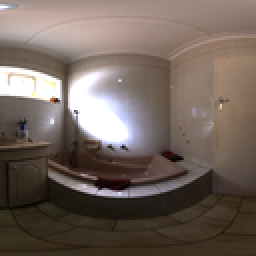
#> input picture data/hdri/kitchen_bright.thumbnail.png, 128 x 128 px (shown 2 times larger)
$ python -i image_io.py   (imports and definitions only)
#> lines starting #> are read from the running program, lines starting #| are printed output that depends on the picture
"""Unified image I/O utilities."""

import io
from pathlib import Path
from typing import List, Union

import numpy as np
from PIL import Image, UnidentifiedImageError


class ImageHandler:
    """Unified interface for loading and saving images.

    Supports PIL Images, numpy arrays, file paths, and raw bytes.
    """

    # [67 lines left out: functions load, save, to_numpy, not called in this run]

    @staticmethod
    def to_pil(image: Union[Image.Image, np.ndarray]) -> Image.Image:
        """Convert a numpy array or PIL Image to a PIL Image.

        Args:
            image: Source image.

        Returns:
            PIL Image in RGB mode.
        """
        if isinstance(image, Image.Image):
            return image.convert("RGB")
        return Image.fromarray(image).convert("RGB")

    @staticmethod
    def to_grayscale(image: Union[Image.Image, np.ndarray]) -> Image.Image:
        """Convert image to grayscale PIL Image.

        Args:
            image: Source image.

        Returns:
            PIL Image in mode 'L'.
        """
        return ImageHandler.to_pil(image).convert("L")

    # [13 lines left out: function load_batch, not called in this run]

>>> import cv2
>>> picture = cv2.imread('../../../data/hdri/kitchen_bright.thumbnail.png', cv2.IMREAD_GRAYSCALE)
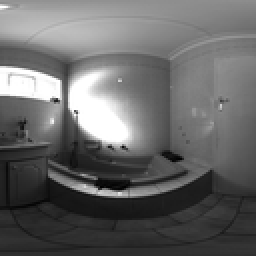
#> picture: shape (128, 128) (shown 2 times larger); min 0, max 255, mean 103.4
>>> result = ImageHandler().to_grayscale(picture)

$ run again, on data/hdri/outdoor_overcast.thumbnail.png
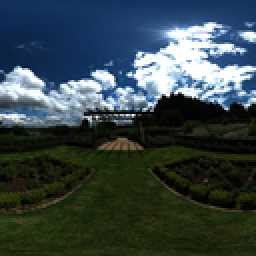
#> input picture data/hdri/outdoor_overcast.thumbnail.png, 128 x 128 px (shown 2 times larger)
#> `picture = cv2.imread('../../../data/hdri/kitchen_bright.thumbnail.png'..`:
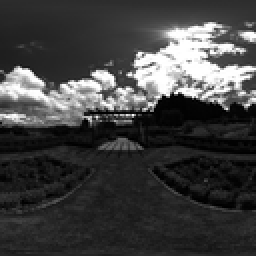
#> picture: shape (128, 128) (shown 2 times larger); min 0, max 255, mean 64.7
